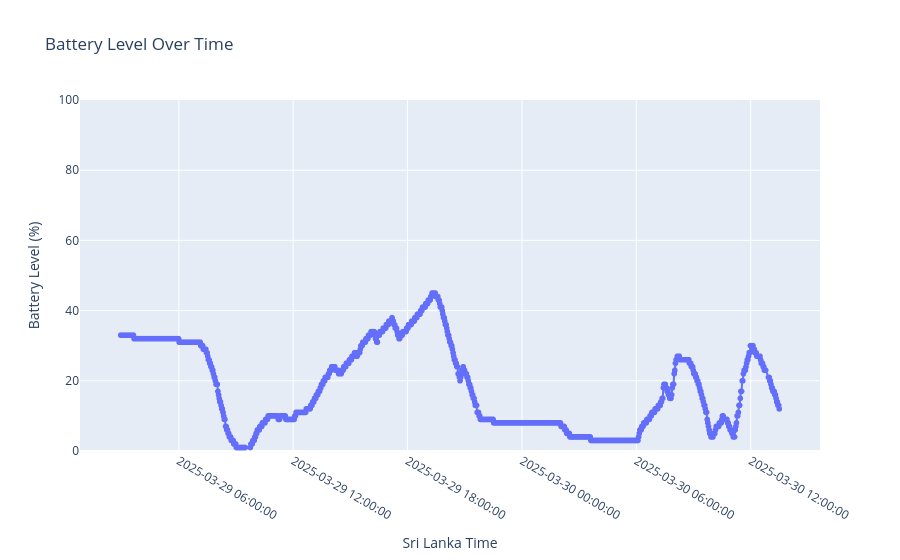

The code cell stored with this chart in its notebook:
### Code cell
# Plot _batteryLevel vs sriLankaTime using plotl
fig = px.line(df, x="sriLankaTime", y="_batteryLevel", title="Battery Level Over Time")
fig.update_traces(mode="lines+markers")
fig.update_layout(
    xaxis_title="Sri Lanka Time",
    yaxis_title="Battery Level (%)",
    xaxis=dict(tickformat="%Y-%m-%d %H:%M:%S"),
    yaxis=dict(range=[0, 100]),
    showlegend=False,
)
fig.show()
# Save the plot as an HTML file
output_file = os.path.join(project_folder, "battery_level_plot.html")
fig.write_html(output_file)
print(f"✅ Plot saved as {output_file}")

### Figure 1 — Plotly figure (JSON) as saved in the notebook; plotly's stock layout.template omitted (floating-point values rounded to 4 significant figures; data arrays with more than 128 entries replaced by an {"elided": "..."} marker saying what was removed)
{"data": [{"hovertemplate": "sriLankaTime=%{x}<br>_batteryLevel=%{y}<extra></extra>", "legendgroup": "", "line": {"color": "#636efa", "dash": "solid"}, "marker": {"symbol": "circle"}, "mode": "lines+markers", "name": "", "showlegend": false, "type": "scattergl", "x": {"elided": "1027 str values"}, "xaxis": "x", "y": {"elided": "1027 int values"}, "yaxis": "y"}], "layout": {"legend": {"tracegroupgap": 0}, "showlegend": false, "title": {"text": "Battery Level Over Time"}, "xaxis": {"anchor": "y", "domain": [0, 1], "tickformat": "%Y-%m-%d %H:%M:%S", "title": {"text": "Sri Lanka Time"}}, "yaxis": {"anchor": "x", "domain": [0, 1], "range": [0, 100], "title": {"text": "Battery Level (%)"}}}}
